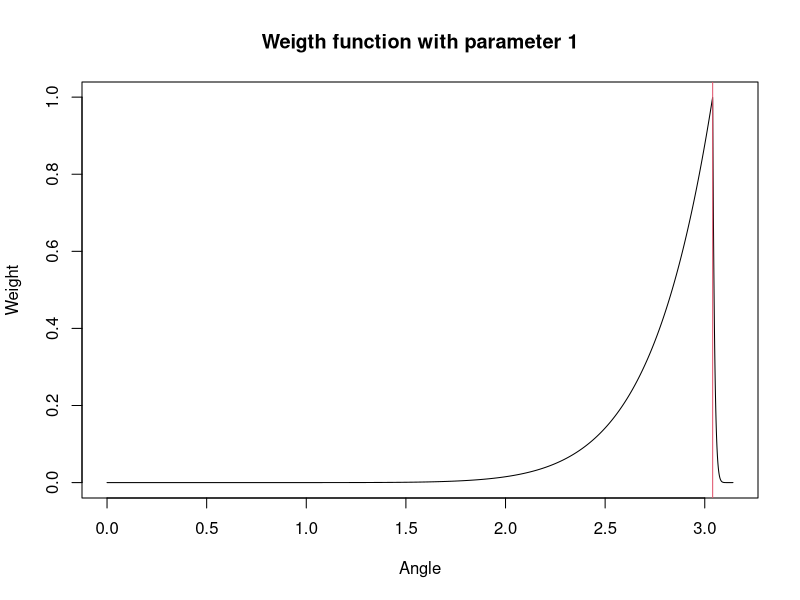
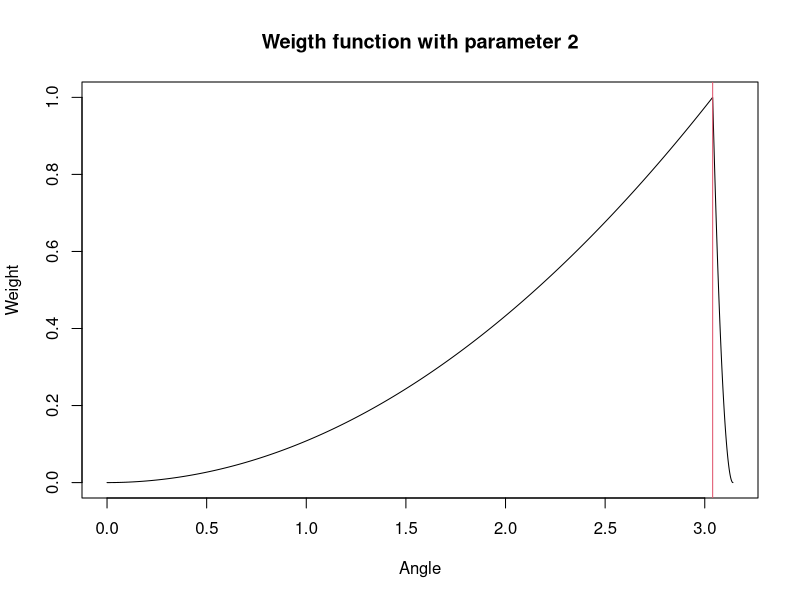
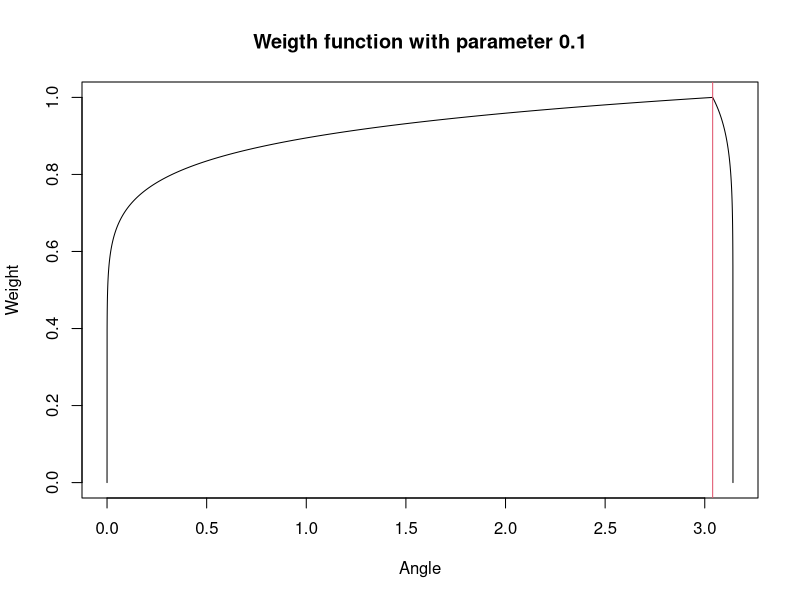
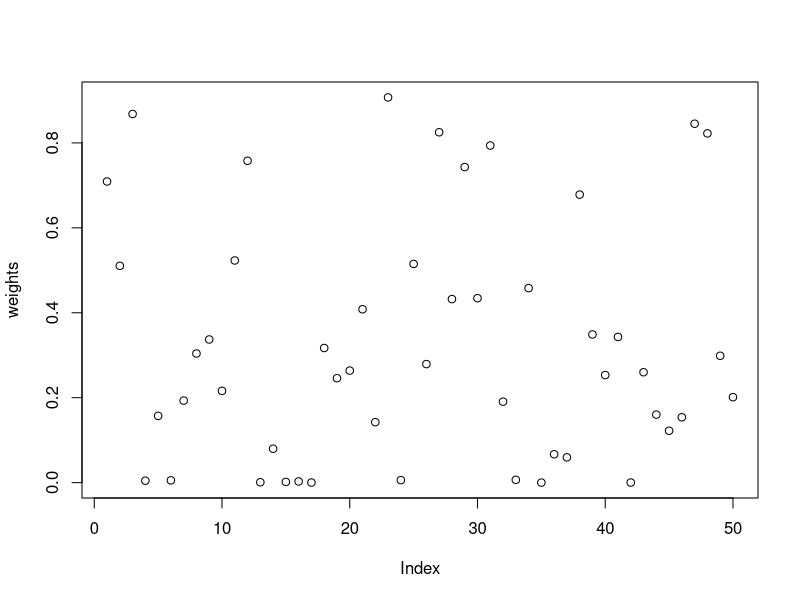
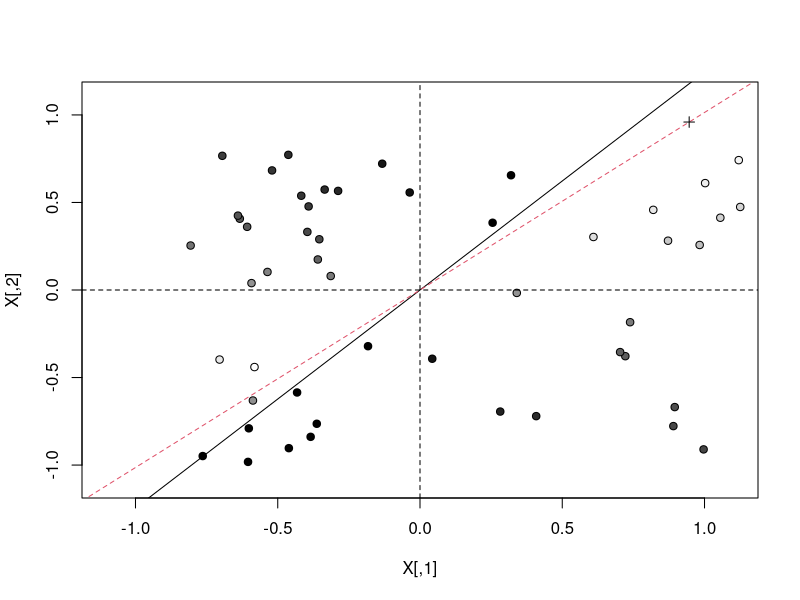

These charts were generated, in order, by the following R code:
## ---- chunk 1
beta0 <-rep(1,2)  
p <- length(beta0)
sigma0 = 1
n <- 50

X <- scale(matrix(runif(p*n,min=-1,max=1),ncol=p),center = TRUE, scale = FALSE)
Y <- X%*%beta0 + scale(rnorm(n,mean=0,sd=sigma0),center = TRUE, scale = FALSE)

# Plot of observations (o) and focus (+), colored according to weight
x0 <- runif(p,min=-1,max=1)
betaOLS <- solve(crossprod(X,X))%*% t(X)%*%Y
x0.angle <- atan2(x0[2],x0[1]) - atan2(betaOLS[1],betaOLS[2])
if(x0.angle < (-pi)){x0.angle <- x0.angle+2*pi}
if(x0.angle > (pi)){x0.angle <- x0.angle-2*pi}
if(x0.angle < 0){x0.angle <- x0.angle + pi}
x0.angle

weight <- function(x,x0.angle,alpha){
  x.angle <- atan2(x[2],x[1]) - atan2(betaOLS[1],betaOLS[2])
  if(x.angle < (-pi)){x.angle <- x.angle+2*pi}
  if(x.angle > (pi)){x.angle <- x.angle-2*pi}
  if(x.angle < 0){x.angle <- x.angle + pi}
  return((x.angle<x0.angle)*(x.angle/x0.angle)^alpha+
           (x.angle>=x0.angle)*((pi - x.angle)/(pi-x0.angle))^alpha)
}

curve(sapply(x,function(x,alpha=10){(x<=x0.angle)*(x/x0.angle)^alpha+
    (x>x0.angle)*((pi - x)/(pi-x0.angle))^alpha}),0,pi,n=10^4,
    ylab='Weight',xlab='Angle',main='Weigth function with parameter 1')
abline(v=x0.angle,col=2)

curve(sapply(x,function(x,alpha=2){(x<=x0.angle)*(x/x0.angle)^alpha+
    (x>x0.angle)*((pi - x)/(pi-x0.angle))^alpha}),0,pi,n=10^4,
    ylab='Weight',xlab='Angle',main='Weigth function with parameter 2')
abline(v=x0.angle,col=2)

curve(sapply(x,function(x,alpha=0.1){(x<=x0.angle)*(x/x0.angle)^alpha+
    (x>x0.angle)*((pi - x)/(pi-x0.angle))^alpha}),0,pi,n=10^4,
    ylab='Weight',xlab='Angle',main='Weigth function with parameter 0.1')
abline(v=x0.angle,col=2)
## ---- chunk 2
weights <- apply(X,1,weight,x0.angle=x0.angle,alpha=2)
plot(weights)

valcol <- (weights - min(weights))/(max(weights) - min(weights))
plot(X,bg = gray(valcol),pch=21,ylim=c(-1.1,1.1),xlim=c(-1.1,1.1),type='p')
betaOLS <- solve(crossprod(X,X))%*% t(X)%*%Y
abline(a=0,b=betaOLS[1]/betaOLS[2])
abline(a=0,b=x0[2]/x0[1],col=2,lty=2)
abline(h=0,lty=2)
abline(v=0,lty=2)
points(x0[1],x0[2],pch=3)

